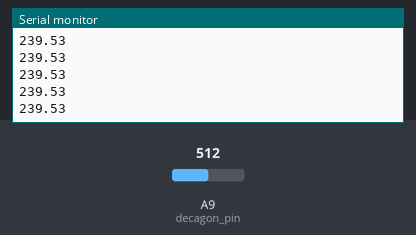
Recording of a sketch running on a simulated Teensy 4. On the bench: the last lines printed to the serial monitor. Inputs (shaded band) come from the test bench; at power-on: A9 (decagon_pin) = 512.

Above: at 1.2 s.
1.3 s: A9 (decagon_pin) set to 716
At 1.68 s:
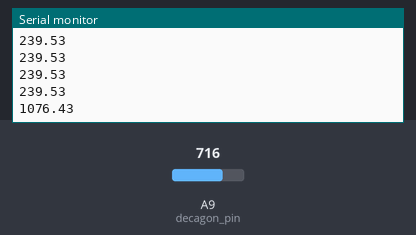
2.8 s: A9 (decagon_pin) set to 900
At 2.93 s:
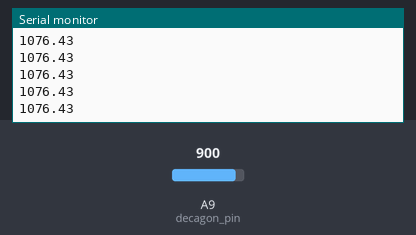
Timing chart, 0 to 5.8 s (numbered marks = the images above; inputs shaded):
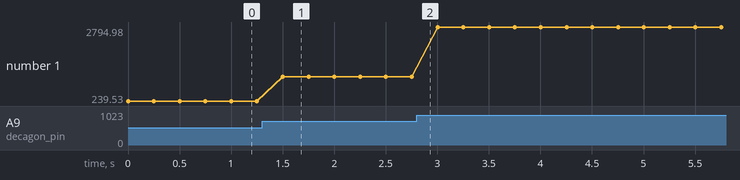

Measured:
- after the input at 1.3 s, the serial monitor: prints a new line after 0.20 s (image 1)
- plotted number 1: 239.53 → 1076.43 after the input at 1.3 s, 1076.43 → 2794.98 after the input at 2.8 s

The sketch:

decagon_sensor.ino
```cpp
int decagon_pin = A9 ;
float V = 3.3 ;

//setup coefficients for curve fitting (apparent dielectric permittivity):

/*float  coef1 = 2.589*pow(10,-10) ;
float  coef2 = -5.010*pow(10,-7) ;
float  coef3 = 3.523*pow(10,-4) ;
float  coef4 = -9.135*pow(10,-2) ;
float  coef5 = 7.457 ;*/

//Setup coefficients for curve fitting (percent humidity)
//*Note: Sensor only accurate from 0% to 57%

float coef1 = 0 ;
float coef2 = 2.97*pow(10,-9) ;
float coef3 = -7.37*pow(10,-6) ;
float coef4 = 6.69*pow(10,-3) ;
float coef5 = -1.92 ;

void setup() {
  // put your setup code here, to run once:
  Serial.begin(9600) ;
}

void loop() {
  // put your main code here, to run repeatedly:
  int raw_moisture_reading = analogRead(decagon_pin) ;

  //code to convert to raw voltage (in mV)
  //float mV = (raw_moisture_reading/1023.0)*950.0+300.0 ;
  //Note: Teensy uses 3.3 V as VRef by default, other boards may use different reference voltages
  float mV = raw_moisture_reading*(3.3/1.0240) ;

  //code to calibrate (curve provided in datasheet)
  float moisture_reading = 100*(coef1*pow(mV,4)+coef2*pow(mV,3)+coef3*pow(mV,2)+coef4*mV+coef5) ;
  //float moisture_reading = mV*57.0 ;

  Serial.print(moisture_reading) ;
  Serial.print("\n") ;
  delay(250) ;
}
```
